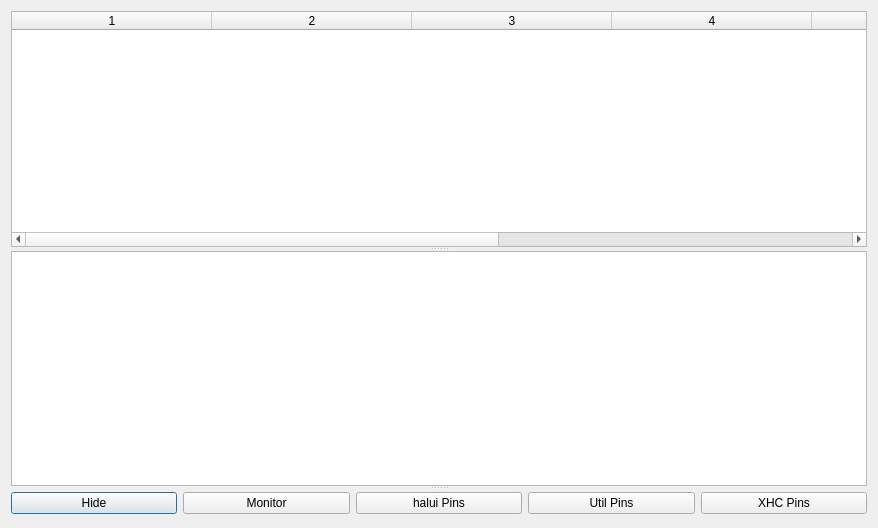
<?xml version="1.0" encoding="UTF-8"?>
<ui version="4.0">
 <class>XHCMonitorDialog</class>
 <widget class="QDialog" name="XHCMonitorDialog">
  <property name="geometry">
   <rect>
    <x>0</x>
    <y>0</y>
    <width>878</width>
    <height>528</height>
   </rect>
  </property>
  <property name="windowTitle">
   <string>XHC-HB04 Monitor</string>
  </property>
  <layout class="QGridLayout" name="gridLayout">
   <item row="0" column="0">
    <widget class="QSplitter" name="splitter_2">
     <property name="orientation">
      <enum>Qt::Vertical</enum>
     </property>
     <widget class="QSplitter" name="splitter">
      <property name="orientation">
       <enum>Qt::Vertical</enum>
      </property>
      <widget class="QTableWidget" name="resultsTable">
       <property name="tabKeyNavigation">
        <bool>false</bool>
       </property>
       <property name="showDropIndicator" stdset="0">
        <bool>false</bool>
       </property>
       <property name="dragDropOverwriteMode">
        <bool>false</bool>
       </property>
       <property name="rowCount">
        <number>0</number>
       </property>
       <property name="columnCount">
        <number>7</number>
       </property>
       <attribute name="horizontalHeaderDefaultSectionSize">
        <number>200</number>
       </attribute>
       <attribute name="verticalHeaderVisible">
        <bool>false</bool>
       </attribute>
       <column/>
       <column/>
       <column/>
       <column/>
       <column/>
       <column/>
       <column/>
      </widget>
      <widget class="QTextEdit" name="textEdit"/>
     </widget>
     <widget class="QWidget" name="layoutWidget">
      <layout class="QHBoxLayout" name="horizontalLayout">
       <item>
        <widget class="QPushButton" name="pb_Hide">
         <property name="text">
          <string>Hide</string>
         </property>
        </widget>
       </item>
       <item>
        <widget class="QPushButton" name="pb_Monitor">
         <property name="text">
          <string>Monitor</string>
         </property>
        </widget>
       </item>
       <item>
        <widget class="QPushButton" name="pb_ShowHaluiPins">
         <property name="text">
          <string>halui Pins</string>
         </property>
        </widget>
       </item>
       <item>
        <widget class="QPushButton" name="pb_ShowUtilPins">
         <property name="text">
          <string>Util Pins</string>
         </property>
        </widget>
       </item>
       <item>
        <widget class="QPushButton" name="pb_ShowXHCPins">
         <property name="text">
          <string>XHC Pins</string>
         </property>
        </widget>
       </item>
      </layout>
     </widget>
    </widget>
   </item>
  </layout>
 </widget>
 <resources/>
 <connections/>
</ui>
